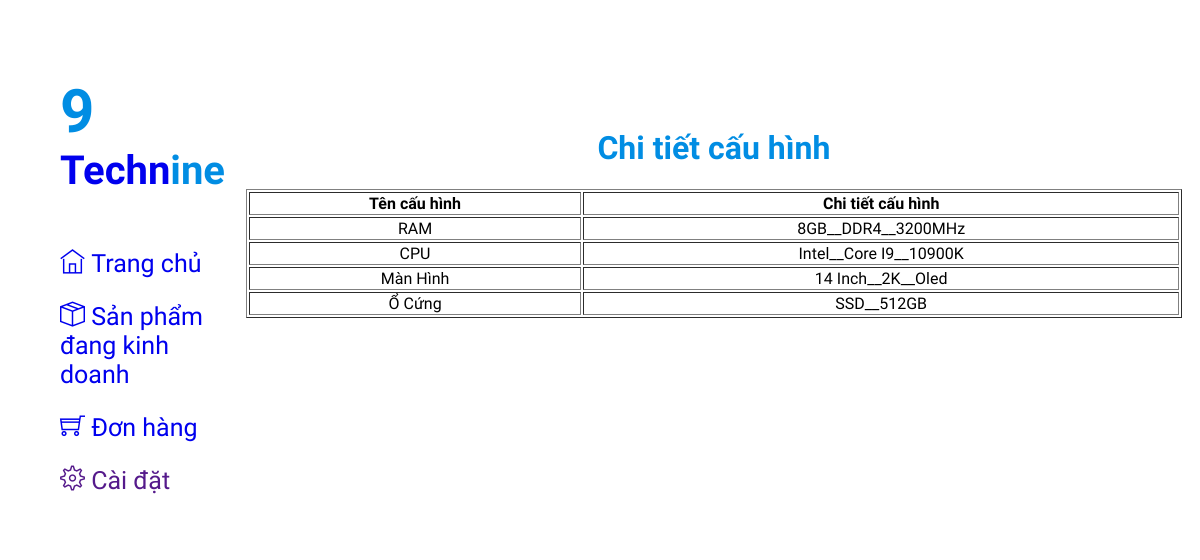
Page /admin/products/read_config.php?ma=1 on the committed database.
### tables this page shows
CREATE TABLE `cau_hinh_chi_tiet` (
  `ma` int(10) UNSIGNED NOT NULL,
  `ma_cau_hinh` int(10) UNSIGNED NOT NULL,
  `gia_tri` varchar(255) NOT NULL
);

CREATE TABLE `cau_hinh` (
  `ma` int(10) NOT NULL,
  `ten` varchar(100) NOT NULL
);

### admin/products/read_config.php (the view, shortened to what this page needs)
<?php include '../head.php'; ?>
<link rel="stylesheet" href="../style.css">
<link rel="stylesheet" href="../fonts-icon/themify-icons/themify-icons.css">
<?php
include '../menu.php';
require '../connect.php';
$ma_laptop = $_GET['ma'];
$sql_config = "SELECT cau_hinh.ten AS ten_cau_hinh, cau_hinh_chi_tiet.gia_tri
                FROM cau_hinh_chi_tiet
                JOIN cau_hinh
                ON cau_hinh_chi_tiet.ma_cau_hinh = cau_hinh.ma
                JOIN cau_hinh_laptop
                ON cau_hinh_laptop.ma_cau_hinh_chi_tiet = cau_hinh_chi_tiet.ma
                JOIN laptop
                ON laptop.ma = cau_hinh_laptop.ma_laptop
                WHERE laptop.ma = '$ma_laptop'";
$result_config = mysqli_query($connect, $sql_config);
?>
<div style="width:80%; height:100%; float:right; padding: 100px 10px 1px 1px; border: 1px hidden; display: block; box-sizing: border-box; text-align: center;">
    <h1 style="color: #018DE3;">
        Chi tiết cấu hình
    </h1>
    <table border="1" width="100%">
        <tr>
            <th>Tên cấu hình</th>
            <th>Chi tiết cấu hình</th>
        </tr>
        <?php foreach ($result_config as $config){?>
            <tr>
                <td><?php echo $config['ten_cau_hinh']; ?></td>
                <td><?php echo $config['gia_tri']; ?></td>
            </tr>
        <?php } ?>
    </table>
</div>
</body>
</html>

### admin/head.php (shortened to what this page needs)
<!DOCTYPE html>
<html lang="vn">
<head>
    <link rel="stylesheet" href="style.css">
    <link rel="stylesheet" href="fonts-icon/themify-icons/themify-icons.css">
</head>

### admin/menu.php
<div id="div_trai" style="background-color: white">
    <ul>
        <li class="menu">
            <h2>
                <a href="../root" style="font-size: 40px">
                    <span class="logo">9</span>
                    Techn<b class="logo">ine</b>
                </a>
            </h2>
        </li>
        <li class="menu">
            <a href="../root">
                <i class="ti-home"></i>
                <span>Trang chủ</span>
            </a>
        </li>
        <li class="menu">
            <a href="../products/all_products.php">
                <i class="ti-package"></i>
                Sản phẩm đang kinh doanh
            </a>
        </li>
        <li class="menu">
            <a href="../products/order.php">
                <i class="ti-shopping-cart"></i>
                Đơn hàng
            </a>
        </li>
        <li class="menu">
            <a href="">
                <i class="ti-settings"></i>
                Cài đặt
            </a>
        </li>
    </ul>
</div>

### admin/style.css (style rules this page uses)
:root { --xanh-duong: #018DE3; --xanh-ngoc: #B5D3EE; --xam: #A1A8BD; --tim-than: #112085; --nau: #884F3D; --xanh-dam: #2A71B2; }
#div_trai { float: left; width: 20%; height: 100%; }
#div_trai .menu { padding: 12px; }
#div_trai .menu h2 span { font-weight: bold; font-size: 150%; }
#div_trai .menu .logo { color: var(--xanh-duong); }
#div_trai ul, a { list-style-type: none; text-decoration: none; font-size: 25px; }

### rows in the picture
cau_hinh_chi_tiet: cau_hinh.ten "RAM", gia_tri "8GB__DDR4__3200MHz"
cau_hinh_chi_tiet: cau_hinh.ten "CPU", gia_tri "Intel__Core I9__10900K"
cau_hinh_chi_tiet: cau_hinh.ten "Màn Hình", gia_tri "14 Inch__2K__Oled"
cau_hinh_chi_tiet: cau_hinh.ten "Ổ Cứng", gia_tri "SSD__512GB"
